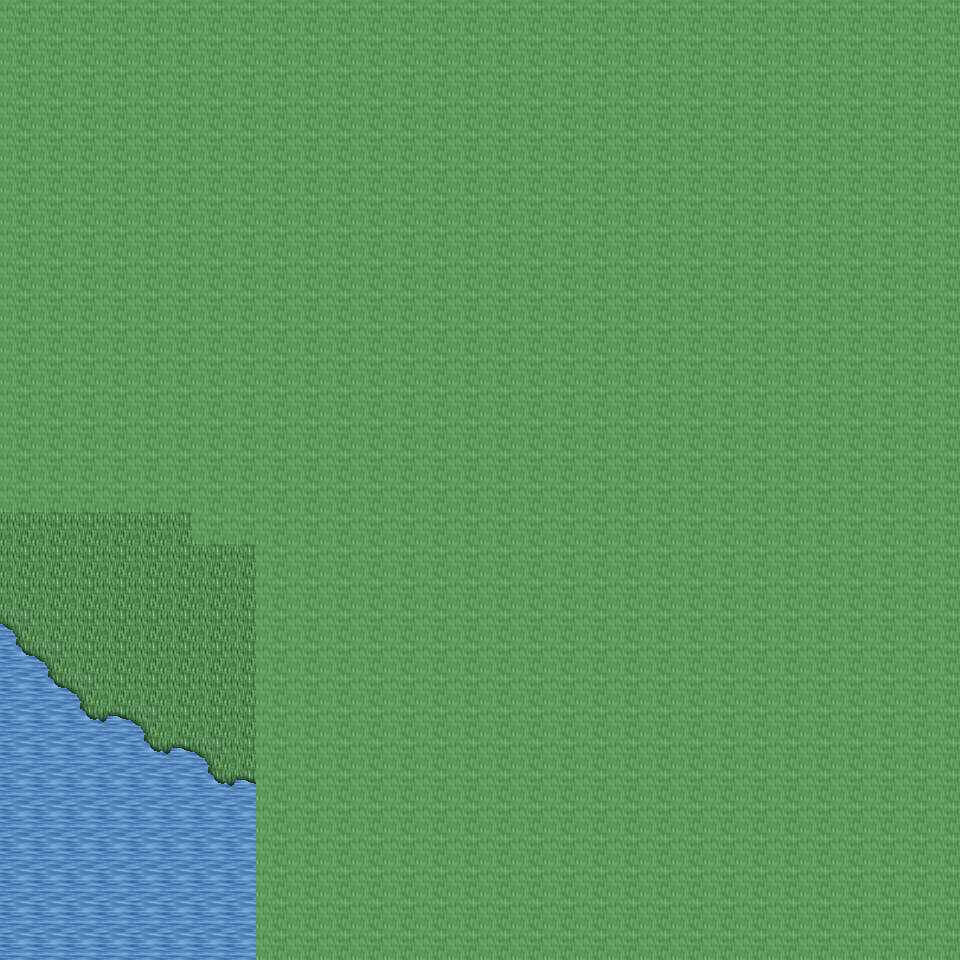

A level layout from a 2D game, rendered from its tile map. Below: a short description, then the map file with tile-grid data replaced by summaries:
An orthogonal 30x30 tile map with 32x32 px tiles, 6 tile layers (Ground, Object, Object2, Above, ...), 18 tilesets and 2 objects (2x mapchange).

<map version="1.0" orientation="orthogonal" renderorder="right-down" width="30" height="30" tilewidth="32" tileheight="32" nextobjectid="3">
  <tileset firstgid="1" name="tileset_ground_ground" tilewidth="32" tileheight="32" tilecount="33" columns="3">
    <image source="../drawable/tileset_ground_ground.png" width="96" height="352" />
  </tileset>
  <tileset firstgid="34" name="tileset_ground_ridge_earth_dark" tilewidth="32" tileheight="32" tilecount="96" columns="12">
    <image source="../drawable/tileset_ground_ridge_earth_dark.png" width="384" height="256" />
  </tileset>
  <tileset firstgid="130" name="tileset_ground_grass_edges" tilewidth="32" tileheight="32" tilecount="36" columns="12">
    <image source="../drawable/tileset_ground_grass_edges.png" width="384" height="96" />
  </tileset>
  <tileset firstgid="166" name="tileset_ground_water_pool" tilewidth="32" tileheight="32" tilecount="72" columns="3">
    <image source="../drawable/tileset_ground_water_pool.png" width="96" height="768" />
  </tileset>
  <tileset firstgid="238" name="tileset_plant_flower_daisy_white" tilewidth="32" tileheight="32" tilecount="8" columns="2">
    <image source="../drawable/tileset_plant_flower_daisy_white.png" width="64" height="128" />
  </tileset>
  <tileset firstgid="246" name="tileset_ground_rock_pebbles" tilewidth="32" tileheight="32" tilecount="3" columns="1">
    <image source="../drawable/tileset_ground_rock_pebbles.png" width="32" height="96" />
  </tileset>
  <tileset firstgid="249" name="tileset_plant_grasses" tilewidth="32" tileheight="32" tilecount="6" columns="3">
    <image source="../drawable/tileset_plant_grasses.png" width="96" height="64" />
  </tileset>
  <tileset firstgid="255" name="tileset_plant_flower_daisy_yellow" tilewidth="32" tileheight="32" tilecount="8" columns="2">
    <image source="../drawable/tileset_plant_flower_daisy_yellow.png" width="64" height="128" />
  </tileset>
  <tileset firstgid="263" name="tileset_ground_grass_corners" tilewidth="32" tileheight="32" tilecount="24" columns="6">
    <image source="../drawable/tileset_ground_grass_corners.png" width="192" height="128" />
  </tileset>
  <tileset firstgid="287" name="tileset_plant_tree_tree_darkgreen" tilewidth="32" tileheight="32" tilecount="88" columns="8">
    <image source="../drawable/tileset_plant_tree_tree_darkgreen.png" width="256" height="352" />
  </tileset>
  <tileset firstgid="375" name="tileset_plant_flower_daisy_blue" tilewidth="32" tileheight="32" tilecount="8" columns="2">
    <image source="../drawable/tileset_plant_flower_daisy_blue.png" width="64" height="128" />
  </tileset>
  <tileset firstgid="383" name="tileset_plant_flower_daisy_red" tilewidth="32" tileheight="32" tilecount="8" columns="2">
    <image source="../drawable/tileset_plant_flower_daisy_red.png" width="64" height="128" />
  </tileset>
  <tileset firstgid="391" name="tileset_ground_earth_edges" tilewidth="32" tileheight="32" tilecount="18" columns="6">
    <image source="../drawable/tileset_ground_earth_edges.png" width="192" height="96" />
  </tileset>
  <tileset firstgid="409" name="tileset_ground_water_waterfall" tilewidth="32" tileheight="32" tilecount="120" columns="8">
    <image source="../drawable/tileset_ground_water_waterfall.png" width="256" height="480" />
  </tileset>
  <tileset firstgid="529" name="tileset_logic_collision" tilewidth="32" tileheight="32" tilecount="1" columns="1">
    <image source="../drawable/tileset_logic_collision.png" width="32" height="32" />
  </tileset>
  <tileset firstgid="530" name="tileset_object_suspension_bridge" tilewidth="32" tileheight="32" tilecount="24" columns="3">
    <image source="../drawable/tileset_object_suspension_bridge.png" width="96" height="256" />
  </tileset>
  <tileset firstgid="554" name="tileset_ground_rock_rocks_3" tilewidth="32" tileheight="32" tilecount="16" columns="4">
    <image source="../drawable/tileset_ground_rock_rocks_3.png" width="128" height="128" />
  </tileset>
  <tileset firstgid="570" name="tileset_object_rotating_crystal" tilewidth="32" tileheight="32" tilecount="48" columns="8">
    <image source="../drawable/tileset_object_rotating_crystal.png" width="256" height="192" />
  </tileset>
  <layer name="Ground" width="30" height="30">
    <data>[900 cells, 900 non-empty, 2 distinct tile ids]</data>
  </layer>
  <layer name="Object" width="30" height="30">
    <data>[900 cells, 68 non-empty, 29 distinct tile ids]</data>
  </layer>
  <layer name="Object2" width="30" height="30">
    <data>[900 cells, 6 non-empty, 6 distinct tile ids]</data>
  </layer>
  <layer name="Above" width="30" height="30">
    <data>[900 cells, 136 non-empty, 41 distinct tile ids]</data>
  </layer>
  <layer name="Above2" width="30" height="30">
    <data>[900 cells, 18 non-empty, 14 distinct tile ids]</data>
  </layer>
  <layer name="Walkable" width="30" height="30">
    <data>[900 cells, 790 non-empty, 1 distinct tile ids]</data>
  </layer>
  <objectgroup name="MapEvents">
    <object id="1" name="south" type="mapchange" x="0" y="928" width="256" height="32">
      <properties>
        <property name="map" value="0_ados_mountain_n2_w2_x4_y3" />
        <property name="place" value="north" />
      </properties>
    </object>
    <object id="2" name="west" type="mapchange" x="0" y="512" width="32" height="448">
      <properties>
        <property name="map" value="0_ados_mountain_n2_w2_x3_y2" />
        <property name="place" value="east" />
      </properties>
    </object>
  </objectgroup>
</map>
